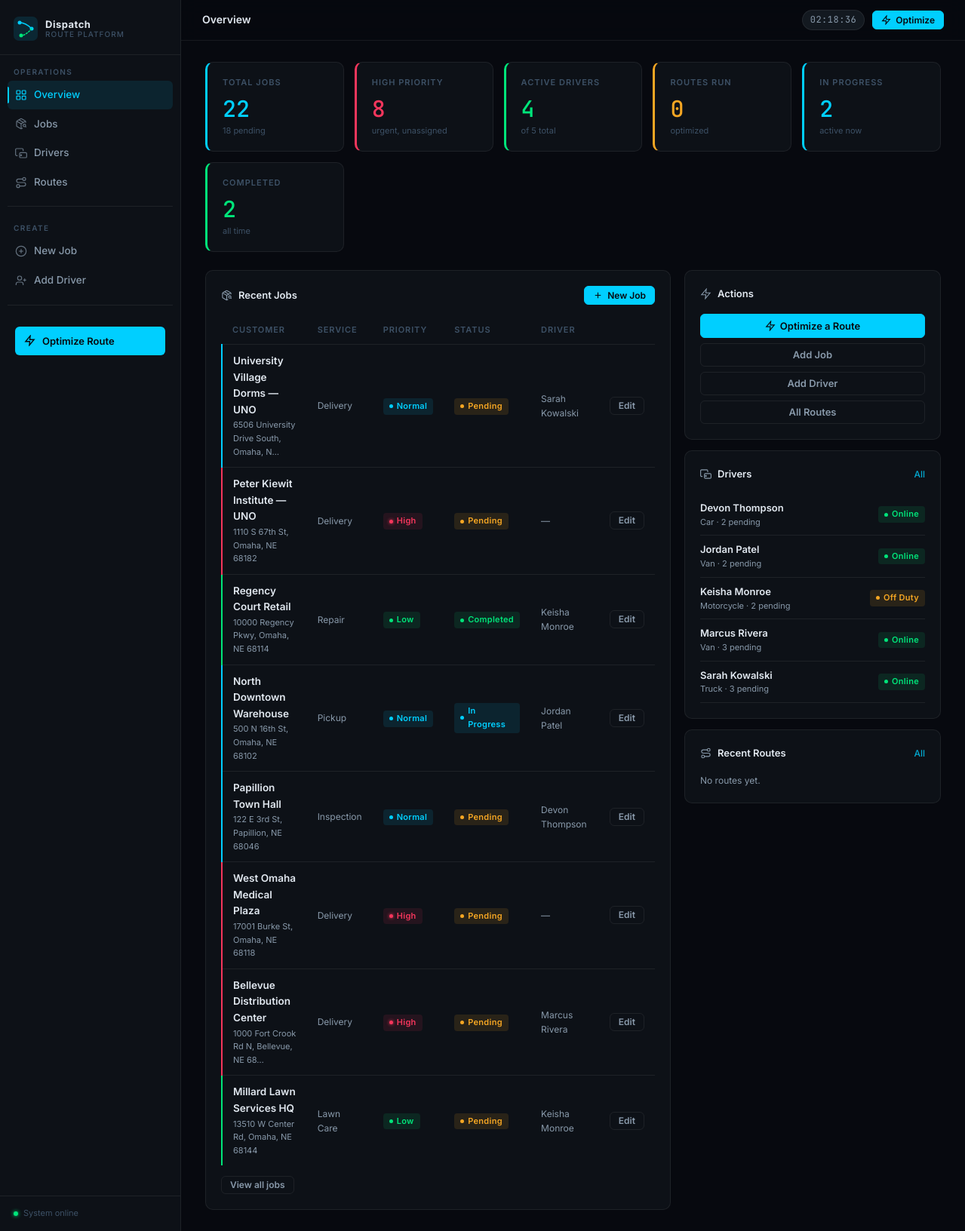
The page / on the database its author committed.
### optimizer/models.py (models this page shows, shortened)
class Job(models.Model):
    PRIORITY_CHOICES = [
        ('low', 'Low'),
        ('normal', 'Normal'),
        ('high', 'High'),
    ]
    STATUS_CHOICES = [
        ('pending', 'Pending'),
        ('in_progress', 'In Progress'),
        ('completed', 'Completed'),
    ]
    SERVICE_CHOICES = [
        ('delivery', 'Delivery'),
        ('pickup', 'Pickup'),
        ('cleaning', 'Cleaning'),
        ('lawn_care', 'Lawn Care'),
        ('repair', 'Repair'),
        ('inspection', 'Inspection'),
        ('other', 'Other'),
    ]
    customer_name = models.CharField(max_length=100)
    address = models.CharField(max_length=255)
    latitude = models.FloatField(null=True, blank=True)
    longitude = models.FloatField(null=True, blank=True)
    service_type = models.CharField(max_length=20, choices=SERVICE_CHOICES, default='delivery')
    priority = models.CharField(max_length=10, choices=PRIORITY_CHOICES, default='normal')
    time_window_start = models.TimeField(null=True, blank=True)
    time_window_end = models.TimeField(null=True, blank=True)
    driver = models.ForeignKey(
        Driver, on_delete=models.SET_NULL,
        null=True, blank=True, related_name='jobs'
    )
    status = models.CharField(max_length=20, choices=STATUS_CHOICES, default='pending')
    notes = models.TextField(blank=True)
    created_at = models.DateTimeField(auto_now_add=True)
    updated_at = models.DateTimeField(auto_now=True)
    class Meta:
        ordering = ['-created_at']

class Driver(models.Model):
    VEHICLE_CHOICES = [
        ('van', 'Van'),
        ('truck', 'Truck'),
        ('car', 'Car'),
        ('motorcycle', 'Motorcycle'),
        ('bike', 'Bike'),
    ]
    name = models.CharField(max_length=100)
    phone = models.CharField(max_length=20, blank=True)
    vehicle_type = models.CharField(max_length=20, choices=VEHICLE_CHOICES, default='van')
    max_daily_distance = models.FloatField(default=200.0)  # miles
    is_available = models.BooleanField(default=True)
    created_at = models.DateTimeField(auto_now_add=True)
    class Meta:
        ordering = ['name']
    def pending_jobs_count(self):
        return self.jobs.filter(status='pending').count()

### optimizer/views.py (the view)
# urls.py: path('', views.dashboard, name='dashboard'),
def dashboard(request):
    today = timezone.now().date()
    stats = {
        'total_jobs': Job.objects.count(),
        'pending_jobs': Job.objects.filter(status='pending').count(),
        'in_progress_jobs': Job.objects.filter(status='in_progress').count(),
        'completed_jobs': Job.objects.filter(status='completed').count(),
        'active_drivers': Driver.objects.filter(is_available=True).count(),
        'total_drivers': Driver.objects.count(),
        'total_routes': Route.objects.count(),
        'high_priority': Job.objects.filter(priority='high', status='pending').count(),
    }
    recent_jobs = Job.objects.select_related('driver').order_by('-created_at')[:8]
    recent_routes = Route.objects.select_related('driver').order_by('-created_at')[:5]
    drivers = Driver.objects.all()
    return render(request, 'optimizer/dashboard.html', {
        'stats': stats,
        'recent_jobs': recent_jobs,
        'recent_routes': recent_routes,
        'drivers': drivers,
    })

### optimizer/templates/optimizer/dashboard.html (shortened to what this page needs)
{% extends 'optimizer/base.html' %}
{% block page_title %}Overview{% endblock %}
{% block content %}
<div class="stats-grid">
  <div class="stat-card" style="--stat-color: var(--cyan);">
    <div class="stat-label">Total Jobs</div>
    <div class="stat-value">{{ stats.total_jobs }}</div>
    <div class="stat-sub">{{ stats.pending_jobs }} pending</div>
  </div>
  <div class="stat-card" style="--stat-color: var(--red);">
    <div class="stat-label">High Priority</div>
    <div class="stat-value">{{ stats.high_priority }}</div>
    <div class="stat-sub">urgent, unassigned</div>
  </div>
  <div class="stat-card" style="--stat-color: var(--green);">
    <div class="stat-label">Active Drivers</div>
    <div class="stat-value">{{ stats.active_drivers }}</div>
    <div class="stat-sub">of {{ stats.total_drivers }} total</div>
  </div>
  <div class="stat-card" style="--stat-color: var(--orange);">
    <div class="stat-label">Routes Run</div>
    <div class="stat-value">{{ stats.total_routes }}</div>
    <div class="stat-sub">optimized</div>
  </div>
  <div class="stat-card" style="--stat-color: var(--cyan);">
    <div class="stat-label">In Progress</div>
    <div class="stat-value">{{ stats.in_progress_jobs }}</div>
    <div class="stat-sub">active now</div>
  </div>
  <div class="stat-card" style="--stat-color: var(--green);">
    <div class="stat-label">Completed</div>
    <div class="stat-value">{{ stats.completed_jobs }}</div>
    <div class="stat-sub">all time</div>
  </div>
</div>
<div style="display:grid; grid-template-columns: 1fr 340px; gap:18px; align-items:start;">
  <div class="card">
    <div class="card-header">
      <span class="card-title">
        Recent Jobs
      </span>
      <a href="{% url 'job_create' %}" class="btn btn-primary btn-sm">
        <svg xmlns="http://www.w3.org/2000/svg" viewBox="0 0 24 24" fill="none" stroke="currentColor"><line x1="12" y1="5" x2="12" y2="19"/><line x1="5" y1="12" x2="19" y2="12"/></svg>
        New Job
      </a>
    </div>
    {% if recent_jobs %}
    <div class="table-wrap">
      <table>
        <thead>
          <tr>
            <th>Customer</th>
            <th>Service</th>
            <th>Priority</th>
            <th>Status</th>
            <th>Driver</th>
            <th></th>
          </tr>
        </thead>
        <tbody>
          {% for job in recent_jobs %}
          <tr class="row-{{ job.priority }}">
            <td>
              <div style="font-weight:600;">{{ job.customer_name }}</div>
              <div style="font-size:11px;color:var(--text-2);margin-top:1px;">{{ job.address|truncatechars:38 }}</div>
            </td>
            <td class="muted">{{ job.get_service_type_display }}</td>
            <td><span class="badge badge-{{ job.priority }}">{{ job.get_priority_display }}</span></td>
            <td><span class="badge badge-{{ job.status }}">{{ job.get_status_display }}</span></td>
            <td class="muted">{{ job.driver.name|default:"—" }}</td>
            <td>
              <a href="{% url 'job_edit' job.pk %}" class="btn btn-ghost btn-sm">Edit</a>
            </td>
          </tr>
          {% endfor %}
        </tbody>
      </table>
    </div>
    <div style="margin-top:14px;">
      <a href="{% url 'job_list' %}" class="btn btn-ghost btn-sm">View all jobs</a>
    </div>
    {% endif %}
  </div>
  <div style="display:flex; flex-direction:column; gap:14px;">
    <div class="card">
      <div class="card-header">
        <span class="card-title">
          <svg xmlns="http://www.w3.org/2000/svg" viewBox="0 0 24 24" fill="none" stroke="currentColor"><polygon points="13 2 3 14 12 14 11 22 21 10 12 10 13 2"/></svg>
          Actions
        </span>
      </div>
      <div style="display:flex; flex-direction:column; gap:7px;">
        <a href="{% url 'route_optimize' %}" class="btn btn-primary" style="justify-content:center;">
          <svg xmlns="http://www.w3.org/2000/svg" viewBox="0 0 24 24" fill="none" stroke="currentColor"><polygon points="13 2 3 14 12 14 11 22 21 10 12 10 13 2"/></svg>
          Optimize a Route
        </a>
        <a href="{% url 'job_create' %}" class="btn btn-ghost" style="justify-content:center;">Add Job</a>
        <a href="{% url 'driver_create' %}" class="btn btn-ghost" style="justify-content:center;">Add Driver</a>
        <a href="{% url 'route_list' %}" class="btn btn-ghost" style="justify-content:center;">All Routes</a>
      </div>
    </div>
    <div class="card">
      <div class="card-header">
        <span class="card-title">
          <svg xmlns="http://www.w3.org/2000/svg" viewBox="0 0 24 24" fill="none" stroke="currentColor"><path d="M5 17H3a2 2 0 0 1-2-2V5a2 2 0 0 1 2-2h11a2 2 0 0 1 2 2v3"/><rect x="9" y="11" width="14" height="10" rx="2"/><circle cx="12" cy="16" r="1"/></svg>
          Drivers
        </span>
        <a href="{% url 'driver_list' %}" class="card-link">All</a>
      </div>
      {% for driver in drivers %}
      <div style="display:flex;align-items:center;justify-content:space-between;padding:8px 0;border-bottom:1px solid var(--border);">
        <div>
          <div style="font-weight:600;font-size:13px;">{{ driver.name }}</div>
          <div style="font-size:11px;color:var(--text-2);">{{ driver.get_vehicle_type_display }} &middot; {{ driver.pending_jobs_count }} pending</div>
        </div>
        {% if driver.is_available %}
        <span class="badge badge-completed">Online</span>
        {% else %}
        <span class="badge badge-pending">Off Duty</span>
        {% endif %}
      </div>
      {% empty %}
      <p style="font-size:12px;color:var(--text-2);">No drivers yet.</p>
      {% endfor %}
    </div>
    <div class="card">
      <div class="card-header">
        <span class="card-title">
          <svg xmlns="http://www.w3.org/2000/svg" viewBox="0 0 24 24" fill="none" stroke="currentColor"><circle cx="6" cy="19" r="3"/><path d="M9 19h8.5a3.5 3.5 0 0 0 0-7h-11a3.5 3.5 0 0 1 0-7H15"/><circle cx="18" cy="5" r="3"/></svg>
          Recent Routes
        </span>
        <a href="{% url 'route_list' %}" class="card-link">All</a>
      </div>
      {% for route in recent_routes %}
      <div style="padding:8px 0;border-bottom:1px solid var(--border);">
        <div style="display:flex;justify-content:space-between;align-items:baseline;">
          <a href="{% url 'route_detail' route.pk %}" style="font-size:13px;font-weight:600;color:var(--cyan);text-decoration:none;">{{ route.name|default:route }}</a>
          <span style="font-family:var(--mono);font-size:11px;color:var(--text-2);">{{ route.total_distance_mi }} mi</span>
        </div>
        <div style="font-size:11px;color:var(--text-2);margin-top:2px;">
          {{ route.stop_count }} stops &middot; {{ route.estimated_duration_mins }} min
          {% if route.fuel_savings_pct > 0 %}&middot; <span style="color:var(--green);">{{ route.fuel_savings_pct }}% saved</span>{% endif %}
        </div>
      </div>
      {% empty %}
      <p style="font-size:12px;color:var(--text-2);">No routes yet.</p>
      {% endfor %}
    </div>
  </div>
</div>
{% endblock %}

### rows shown on the page
Job: customer_name "University Village Dorms — UNO", address "6506 University Drive South, Omaha, N…", service_type "Delivery", priority "Normal", status "Pending", driver.name "Sarah Kowalski"
Job: customer_name "Peter Kiewit Institute — UNO", address "1110 S 67th St, Omaha, NE 68182", service_type "Delivery", priority "High", status "Pending", driver.name "—"
Job: customer_name "Regency Court Retail", address "10000 Regency Pkwy, Omaha, NE 68114", service_type "Repair", priority "Low", status "Completed", driver.name "Keisha Monroe"
Job: customer_name "North Downtown Warehouse", address "500 N 16th St, Omaha, NE 68102", service_type "Pickup", priority "Normal", status "In Progress", driver.name "Jordan Patel"
Job: customer_name "Papillion Town Hall", address "122 E 3rd St, Papillion, NE 68046", service_type "Inspection", priority "Normal", status "Pending", driver.name "Devon Thompson"
Job: customer_name "West Omaha Medical Plaza", address "17001 Burke St, Omaha, NE 68118", service_type "Delivery", priority "High", status "Pending", driver.name "—"
Job: customer_name "Bellevue Distribution Center", address "1000 Fort Crook Rd N, Bellevue, NE 68…", service_type "Delivery", priority "High", status "Pending", driver.name "Marcus Rivera"
Job: customer_name "Millard Lawn Services HQ", address "13510 W Center Rd, Omaha, NE 68144", service_type "Lawn Care", priority "Low", status "Pending", driver.name "Keisha Monroe"
Driver: name "Devon Thompson", vehicle_type "Car", pending_jobs_count "2", is_available "Online"
Driver: name "Jordan Patel", vehicle_type "Van", pending_jobs_count "2", is_available "Online"
Driver: name "Keisha Monroe", vehicle_type "Motorcycle", pending_jobs_count "2", is_available "Off Duty"
Driver: name "Marcus Rivera", vehicle_type "Van", pending_jobs_count "3", is_available "Online"
Driver: name "Sarah Kowalski", vehicle_type "Truck", pending_jobs_count "3", is_available "Online"

### other values the page prints
{{ stats.total_jobs }} "22"
{{ stats.pending_jobs }} "18"
{{ stats.high_priority }} "8"
{{ stats.active_drivers }} "4"
{{ stats.total_drivers }} "5"
{{ stats.total_routes }} "0"
{{ stats.in_progress_jobs }} "2"
{{ stats.completed_jobs }} "2"
